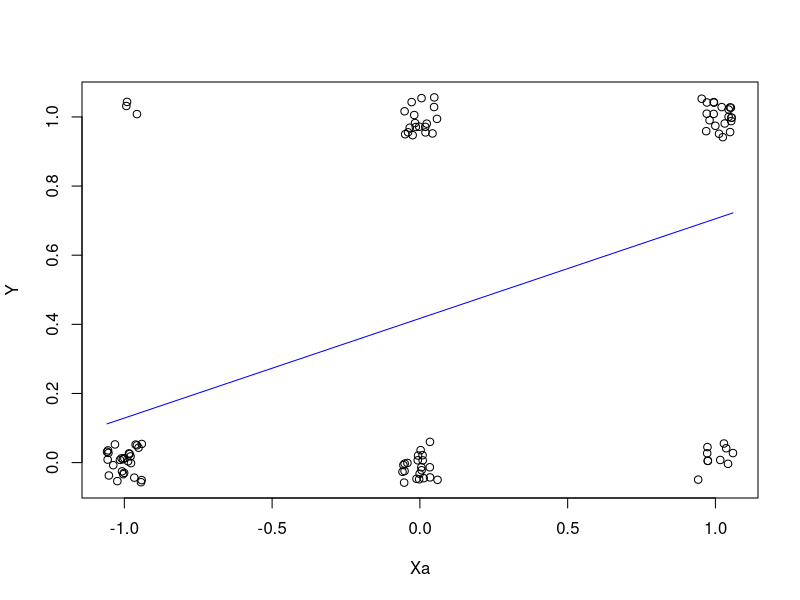
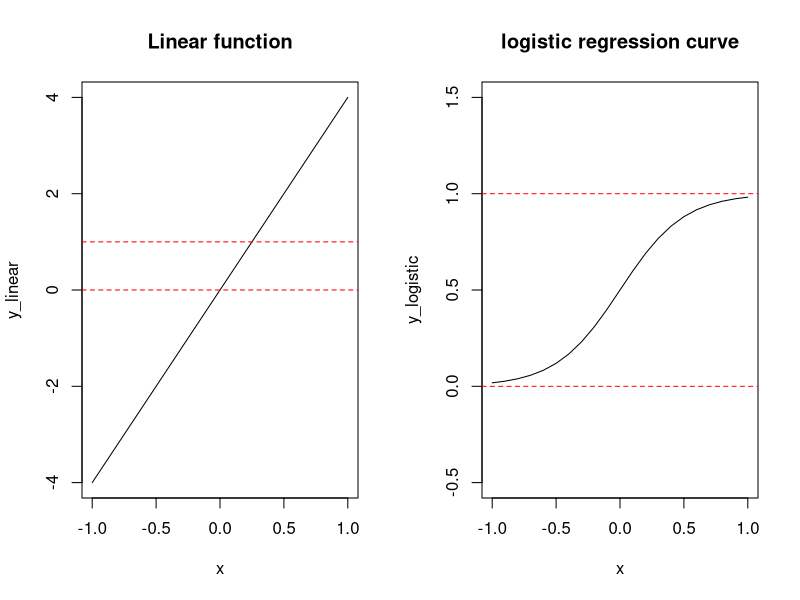

R code for these plots, in order: (Note: this script raises an error after producing the figures.)
## ---- chunk 1

xa <- sample(c(-1,0,1), 100, replace = TRUE)
y <- 1* (xa * 1.7 + rnorm(100,0,2) > 0)

test_data <- data.frame("pheno" = y, "Xa" = xa)
linear_model <- lm(pheno ~ Xa, data=test_data)

plot(jitter(test_data$Xa, .3), jitter(test_data$pheno, .3), xlab = "Xa", ylab = "Y")
curve(predict(linear_model, data.frame(Xa=x), type="response"), add=TRUE, col = "blue") 

## ---- chunk 2
x <- seq(-1,1,by = 0.1)
y_linear <- x * 4
y_logistic <- 1 / ( 1 + exp(-y_linear))

par(mfrow = c(1,2))
plot(x, y_linear, main = "Linear function", type = "l")
abline(h = 0, col = "red", lty = 2)
abline(h = 1, col = "red", lty = 2) 
plot(x,y_logistic, main = "logistic regression curve", type ="l", ylim = c(-0.5,1.5))
abline(h = 0, col = "red", lty = 2)
abline(h = 1, col = "red", lty = 2)
## ---- chunk 3

# Checking the effect 
i <- 180

par(mfrow = c(1,2))
plot.df <- data.frame( "pheno" = Y, "Xa" = xa_matrix[,i], "Xd" = xd_matrix[,i])
plot(jitter(plot.df$Xa, .4), jitter(plot.df$pheno, .4), xlab = "Xa", ylab = "Y")
plot(jitter(plot.df$Xd, .4), jitter(plot.df$pheno, .4), xlab = "Xd", ylab = "Y")


## ---- chunk 4
library(MASS)
library(ggplot2)

W_calc <- function(gamma_inv){
    N <- length(gamma_inv)
		W<-diag(as.vector(gamma_inv * (1- gamma_inv)))
      
    return(W)
}

beta_update <- function(X_mx, W, Y, gamma_inv, beta){
  beta_up <- beta + ginv(t(X_mx)%*%W%*%X_mx)%*%t(X_mx)%*%(Y-gamma_inv)
	return(beta_up)
}

gamma_inv_calc <- function(X_mx, beta_t){
    #initialize gamma
    # K is the part which goes into the exponent
    K <- X_mx %*% beta_t
    gamma_inv <- exp(K)/(1+exp(K))
    return(gamma_inv)
}

dev_calc <- function(Y, gamma_inv){
    deviance <- 2*( sum(Y[Y==1]*log(Y[Y==1]/gamma_inv[Y==1])) + sum((1-Y[Y==0])*log((1-Y[Y==0])/(1-gamma_inv[Y==0]))) )  
    return(deviance)
}

loglik_calc <- function(Y, gamma_inv){
    loglik <- sum(Y*log(gamma_inv)+(1-Y)*log(1-gamma_inv))
    return(loglik)
}

logistic.IRLS<- function(Xa,Xd,Y =Y, beta.initial.vec = c(0,0,0), d.stop.th = 1e-6, it.max = 100) {

  #Create the X matrix
  X_mx <- cbind(rep(1,nrow(Y)), Xa, Xd)
  
  #check this matrix:
	#initialize the beta parameter vector at t=0
	beta_t <- beta.initial.vec
  
  # initialize deviance at d[t]
	dt <- 0
	
	#initialize gamma
  # K is the part which goes into the exponent
  gamma_inv <- gamma_inv_calc(X_mx, beta_t)
	
	for(i in 1:it.max) {
		dpt1 <- dt #store previous deviance
		
    # create empty matrix W
		W <- W_calc(gamma_inv)
    
		beta_t <- beta_update(X_mx, W, Y, gamma_inv, beta_t)
		
		#update gamma since it's a function of beta
		
		gamma_inv <- gamma_inv_calc(X_mx, beta_t)

		#calculate new deviance
		dt <- dev_calc(Y, gamma_inv)
		
		absD <- abs(dt - dpt1)
		
		if(absD < d.stop.th) {
			#cat("Convergence at iteration:", i, "at threshold:", d.stop.th, "\n")
			logl <- loglik_calc(Y, gamma_inv)
			return(list(beta_t,logl))
		}	
	}
	#cat("Convergence not reached after iteration:", i, "at threshold:", d.stop.th, "\n")
	return(list(beta_t= c(NA,NA,NA),logl=NA))
}



Y <- read.table("./phenotypes.tsv", header = F,stringsAsFactors = F)
geno <- read.table("./genotypes.tsv", header = T)

Y <- as.matrix(Y)
colnames(Y) <- NULL
xa_matrix <- as.matrix(geno)
xd_matrix <- 1 - 2*abs(xa_matrix)



beta<-NULL
logl<-NULL
for(j in 1:dim(xa_matrix)[2]){
	myList<-logistic.IRLS(xa_matrix[,j],xd_matrix[,j],Y=Y)
	beta<-cbind(beta,myList[[1]])
	logl<-c(logl,myList[[2]])
#	cat("Locus ",j,"'s beta values: ",myList[[1]],"\n")
}

# log likelihood for NULL hypothesis
logl_H0 <- logistic.IRLS(Y=Y, Xa= NULL, Xd=NULL, beta.initial.vec = c(0))[[2]]

# alternative approach that sets Xa and Xd to zero
logl_H0 <- logistic.IRLS(Y=Y, Xa= rep(0,nrow(Y)), Xd=rep(0,nrow(Y)), beta.initial.vec = c(0,0,0))[[2]]


LRT<-2*logl-2*logl_H0 #likelihood ratio test statistic

#likelihood ratio test statistic for every genotype
pval <- pchisq(LRT, 2, lower.tail = F)

plot(-log10(pval), main = "P-values / Bonferroni cut-off")
abline(-log10(0.05/300),0,col="red")
